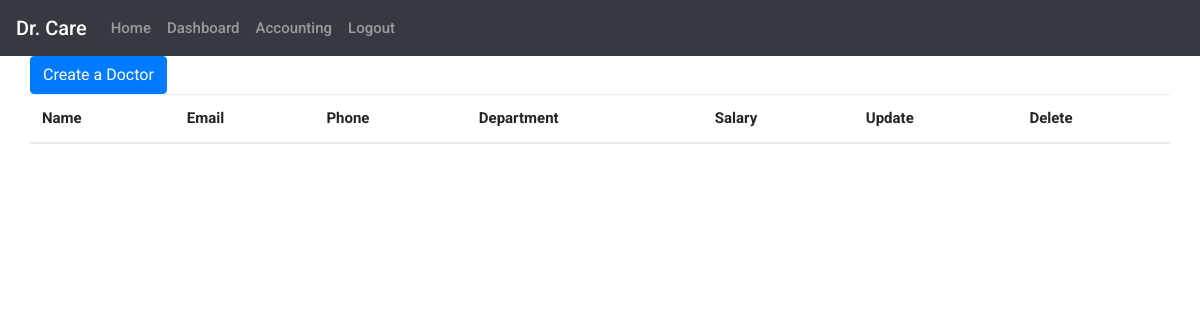
/hr/dashboard/ (signed in), run on an earlier commit of the app's database.
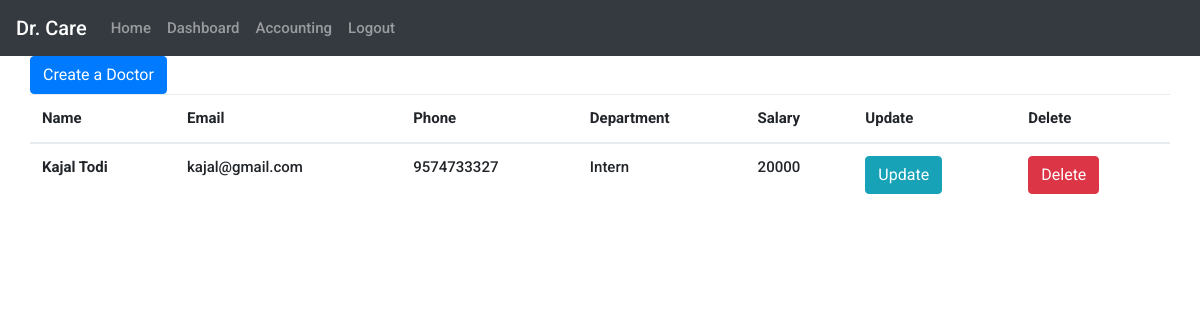
And on a later commit of the database.
### base/models.py (models this page shows, shortened)
class Doctor(models.Model):
    user=models.ForeignKey(Profile,on_delete=models.CASCADE)
    Name=models.CharField(max_length=100,default="None")
    Age=models.IntegerField(default=0)
    Gender=models.CharField(max_length=20,choices=Gender_choices,default="None")
    Address=models.CharField(max_length=500,default="None")
    BloodType=models.CharField(max_length=50,default="None")
    Department=models.CharField(max_length=20,default="None")
    Salary=models.IntegerField(default=0)
    Attendance=models.IntegerField(default=0)

class Profile(models.Model):
    user=models.OneToOneField(User,on_delete=models.CASCADE)
    Firstname=models.CharField(max_length=100,blank=True, null=True)
    Lastname=models.CharField(max_length=100,blank=True, null=True)
    Email=models.EmailField(max_length=200)
    Phone=models.CharField(max_length=10)
    Registeras=models.CharField(max_length=30,blank=True, null=True,choices=category_choices)

### base/views.py (the view)
# urls.py: path('hr/dashboard/',views.ddashboard,name='ddash'),
@login_required(login_url='/login/')
def ddashboard(request):
    doc=Doctor.objects.all()
    context={
        'doc':doc,
    }
    return render(request,'hr/dashboard.html',context)

### base/templates/hr/dashboard.html
{% extends 'hr/base.html' %}
{% block content %}
<div class="container">
        <a class="btn btn-primary" href="{% url 'doc_new' %}" role="button">Create a Doctor</a>
        <table class="table">
        <thead>
            <tr>
            <th scope="col">Name</th>
            <th scope="col">Email</th>
            <th scope="col">Phone</th>
            <th scope="col">Department</th>
            <th scope="col">Salary</th>
            <th scope="col">Update</th>
            <th scope="col">Delete</th>
            </tr>
        </thead>
        {% for val in doc %}
        <tbody>
            <tr>
            <th scope="row">{{ val.Name }}</th>
            <td>{{ val.user.Email }}</td>
            <td>{{ val.user.Phone }}</td>
            <td>{{ val.Department }}</td>
            <td>{{ val.Salary }}</td>
            <td><a class="btn btn-info" href="{% url 'profile_update' pk=val.pk %}" role="button">Update</a></td>
            <td><a class="btn btn-danger" href="{% url 'profile_delete' pk=val.pk %}" role="button">Delete</a></td>
            </tr>
        </tbody>
        {% endfor %}
        </table>
    </div>
{% endblock %}

What changed in the data, as far as the page shows it:
added Doctor: Name "Kajal Todi", user.Email "kajal@gmail.com", user.Phone "9574733327", Department "Intern", Salary "20000"
